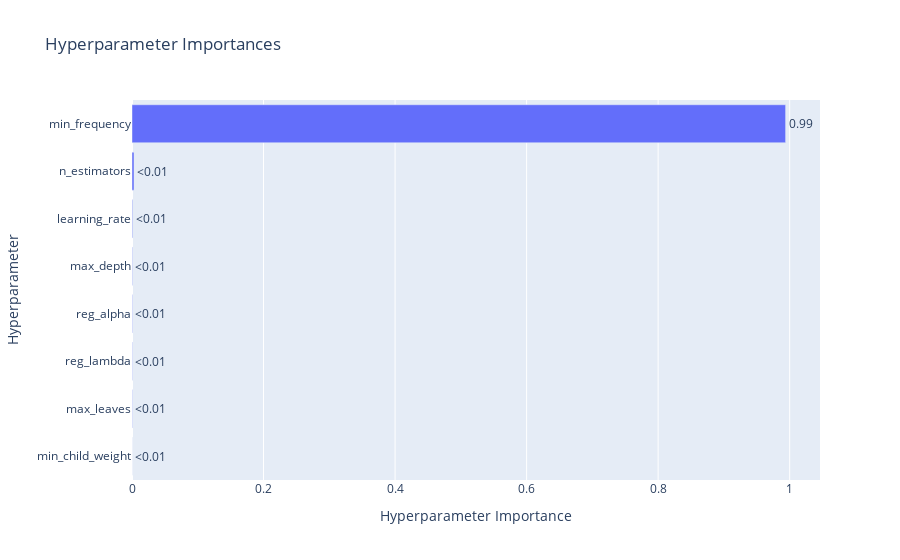

Notebook cell for this chart:
### Code cell
plot_param_importances(study)

### Figure 1 — Plotly figure (JSON) as saved in the notebook; plotly's stock layout.template omitted (floating-point values rounded to 4 significant figures)
{"data": [{"cliponaxis": false, "hovertemplate": ["min_child_weight (IntDistribution): 8.947019140090589e-05<extra></extra>", "max_leaves (IntDistribution): 0.000476292458024438<extra></extra>", "reg_lambda (FloatDistribution): 0.0004840013909776987<extra></extra>", "reg_alpha (FloatDistribution): 0.0005608454371725025<extra></extra>", "max_depth (IntDistribution): 0.0006283027778519824<extra></extra>", "learning_rate (FloatDistribution): 0.0009298507301509082<extra></extra>", "n_estimators (IntDistribution): 0.003033705027846687<extra></extra>", "min_frequency (FloatDistribution): 0.9937975319865748<extra></extra>"], "name": "Objective Value", "orientation": "h", "text": ["<0.01", "<0.01", "<0.01", "<0.01", "<0.01", "<0.01", "<0.01", "0.99"], "textposition": "outside", "type": "bar", "x": [8.947e-05, 0.0004763, 0.000484, 0.0005608, 0.0006283, 0.0009299, 0.003034, 0.9938], "y": ["min_child_weight", "max_leaves", "reg_lambda", "reg_alpha", "max_depth", "learning_rate", "n_estimators", "min_frequency"]}], "layout": {"title": {"text": "Hyperparameter Importances"}, "xaxis": {"title": {"text": "Hyperparameter Importance"}}, "yaxis": {"title": {"text": "Hyperparameter"}}}}
